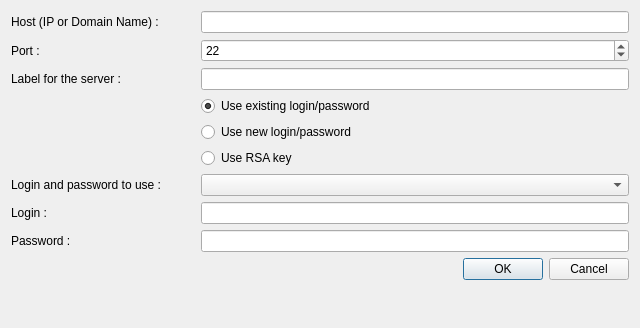
<?xml version="1.0" encoding="UTF-8"?>
<ui version="4.0">
 <class>AddServerWindow</class>
 <widget class="QWidget" name="AddServerWindow">
  <property name="windowModality">
   <enum>Qt::WindowModal</enum>
  </property>
  <property name="geometry">
   <rect>
    <x>0</x>
    <y>0</y>
    <width>640</width>
    <height>328</height>
   </rect>
  </property>
  <property name="windowTitle">
   <string>Add a server</string>
  </property>
  <property name="windowIcon">
   <iconset resource="../../ressources/ressources.qrc">
    <normaloff>:/img/Plus-32.png</normaloff>:/img/Plus-32.png</iconset>
  </property>
  <layout class="QFormLayout" name="formLayout">
   <property name="fieldGrowthPolicy">
    <enum>QFormLayout::AllNonFixedFieldsGrow</enum>
   </property>
   <item row="0" column="0">
    <widget class="QLabel" name="label">
     <property name="minimumSize">
      <size>
       <width>184</width>
       <height>0</height>
      </size>
     </property>
     <property name="text">
      <string>Host (IP or Domain Name) :</string>
     </property>
    </widget>
   </item>
   <item row="0" column="1">
    <widget class="QLineEdit" name="leHost"/>
   </item>
   <item row="1" column="0">
    <widget class="QLabel" name="label_2">
     <property name="text">
      <string>Port :</string>
     </property>
    </widget>
   </item>
   <item row="1" column="1">
    <widget class="QSpinBox" name="sbPort">
     <property name="maximum">
      <number>2147483647</number>
     </property>
     <property name="value">
      <number>22</number>
     </property>
    </widget>
   </item>
   <item row="2" column="0">
    <widget class="QLabel" name="label_6">
     <property name="text">
      <string>Label for the server :</string>
     </property>
    </widget>
   </item>
   <item row="2" column="1">
    <widget class="QLineEdit" name="leLabel"/>
   </item>
   <item row="3" column="1">
    <widget class="QRadioButton" name="rbUseExist">
     <property name="text">
      <string>Use existing login/password</string>
     </property>
     <property name="checked">
      <bool>true</bool>
     </property>
    </widget>
   </item>
   <item row="4" column="1">
    <widget class="QRadioButton" name="rbCreate">
     <property name="text">
      <string>Use new login/password</string>
     </property>
    </widget>
   </item>
   <item row="5" column="1">
    <widget class="QRadioButton" name="rbRSA">
     <property name="text">
      <string>Use RSA key</string>
     </property>
    </widget>
   </item>
   <item row="6" column="0">
    <widget class="QLabel" name="lLoginPass">
     <property name="text">
      <string>Login and password to use :</string>
     </property>
    </widget>
   </item>
   <item row="6" column="1">
    <widget class="QComboBox" name="cbLoginPass"/>
   </item>
   <item row="7" column="0">
    <widget class="QLabel" name="lLogin">
     <property name="text">
      <string>Login :</string>
     </property>
    </widget>
   </item>
   <item row="7" column="1">
    <widget class="QLineEdit" name="leLogin"/>
   </item>
   <item row="8" column="0">
    <widget class="QLabel" name="lPassword">
     <property name="text">
      <string>Password :</string>
     </property>
    </widget>
   </item>
   <item row="8" column="1">
    <widget class="QLineEdit" name="lePassword"/>
   </item>
   <item row="9" column="1">
    <widget class="QDialogButtonBox" name="buttonBox">
     <property name="orientation">
      <enum>Qt::Horizontal</enum>
     </property>
     <property name="standardButtons">
      <set>QDialogButtonBox::Cancel|QDialogButtonBox::Ok</set>
     </property>
    </widget>
   </item>
  </layout>
 </widget>
 <resources>
  <include location="../../ressources/ressources.qrc"/>
 </resources>
 <connections>
  <connection>
   <sender>buttonBox</sender>
   <signal>rejected()</signal>
   <receiver>AddServerWindow</receiver>
   <slot>close()</slot>
   <hints>
    <hint type="sourcelabel">
     <x>413</x>
     <y>272</y>
    </hint>
    <hint type="destinationlabel">
     <x>319</x>
     <y>149</y>
    </hint>
   </hints>
  </connection>
  <connection>
   <sender>rbUseExist</sender>
   <signal>released()</signal>
   <receiver>lLoginPass</receiver>
   <slot>show()</slot>
   <hints>
    <hint type="sourcelabel">
     <x>413</x>
     <y>118</y>
    </hint>
    <hint type="destinationlabel">
     <x>99</x>
     <y>204</y>
    </hint>
   </hints>
  </connection>
  <connection>
   <sender>rbUseExist</sender>
   <signal>released()</signal>
   <receiver>cbLoginPass</receiver>
   <slot>show()</slot>
   <hints>
    <hint type="sourcelabel">
     <x>413</x>
     <y>118</y>
    </hint>
    <hint type="destinationlabel">
     <x>413</x>
     <y>207</y>
    </hint>
   </hints>
  </connection>
  <connection>
   <sender>rbUseExist</sender>
   <signal>released()</signal>
   <receiver>lLogin</receiver>
   <slot>hide()</slot>
   <hints>
    <hint type="sourcelabel">
     <x>413</x>
     <y>118</y>
    </hint>
    <hint type="destinationlabel">
     <x>30</x>
     <y>237</y>
    </hint>
   </hints>
  </connection>
  <connection>
   <sender>rbUseExist</sender>
   <signal>released()</signal>
   <receiver>lPassword</receiver>
   <slot>hide()</slot>
   <hints>
    <hint type="sourcelabel">
     <x>413</x>
     <y>118</y>
    </hint>
    <hint type="destinationlabel">
     <x>43</x>
     <y>269</y>
    </hint>
   </hints>
  </connection>
  <connection>
   <sender>rbUseExist</sender>
   <signal>released()</signal>
   <receiver>leLogin</receiver>
   <slot>hide()</slot>
   <hints>
    <hint type="sourcelabel">
     <x>413</x>
     <y>118</y>
    </hint>
    <hint type="destinationlabel">
     <x>413</x>
     <y>239</y>
    </hint>
   </hints>
  </connection>
  <connection>
   <sender>rbUseExist</sender>
   <signal>released()</signal>
   <receiver>lePassword</receiver>
   <slot>hide()</slot>
   <hints>
    <hint type="sourcelabel">
     <x>413</x>
     <y>118</y>
    </hint>
    <hint type="destinationlabel">
     <x>413</x>
     <y>271</y>
    </hint>
   </hints>
  </connection>
  <connection>
   <sender>rbCreate</sender>
   <signal>released()</signal>
   <receiver>lLoginPass</receiver>
   <slot>hide()</slot>
   <hints>
    <hint type="sourcelabel">
     <x>413</x>
     <y>147</y>
    </hint>
    <hint type="destinationlabel">
     <x>99</x>
     <y>204</y>
    </hint>
   </hints>
  </connection>
  <connection>
   <sender>rbCreate</sender>
   <signal>released()</signal>
   <receiver>cbLoginPass</receiver>
   <slot>hide()</slot>
   <hints>
    <hint type="sourcelabel">
     <x>413</x>
     <y>147</y>
    </hint>
    <hint type="destinationlabel">
     <x>413</x>
     <y>207</y>
    </hint>
   </hints>
  </connection>
  <connection>
   <sender>rbCreate</sender>
   <signal>released()</signal>
   <receiver>lLogin</receiver>
   <slot>show()</slot>
   <hints>
    <hint type="sourcelabel">
     <x>413</x>
     <y>147</y>
    </hint>
    <hint type="destinationlabel">
     <x>30</x>
     <y>237</y>
    </hint>
   </hints>
  </connection>
  <connection>
   <sender>rbCreate</sender>
   <signal>released()</signal>
   <receiver>lPassword</receiver>
   <slot>show()</slot>
   <hints>
    <hint type="sourcelabel">
     <x>413</x>
     <y>147</y>
    </hint>
    <hint type="destinationlabel">
     <x>43</x>
     <y>269</y>
    </hint>
   </hints>
  </connection>
  <connection>
   <sender>rbCreate</sender>
   <signal>released()</signal>
   <receiver>leLogin</receiver>
   <slot>show()</slot>
   <hints>
    <hint type="sourcelabel">
     <x>413</x>
     <y>147</y>
    </hint>
    <hint type="destinationlabel">
     <x>413</x>
     <y>239</y>
    </hint>
   </hints>
  </connection>
  <connection>
   <sender>rbCreate</sender>
   <signal>released()</signal>
   <receiver>lePassword</receiver>
   <slot>show()</slot>
   <hints>
    <hint type="sourcelabel">
     <x>413</x>
     <y>147</y>
    </hint>
    <hint type="destinationlabel">
     <x>413</x>
     <y>271</y>
    </hint>
   </hints>
  </connection>
  <connection>
   <sender>rbRSA</sender>
   <signal>released()</signal>
   <receiver>lLoginPass</receiver>
   <slot>hide()</slot>
   <hints>
    <hint type="sourcelabel">
     <x>413</x>
     <y>176</y>
    </hint>
    <hint type="destinationlabel">
     <x>99</x>
     <y>204</y>
    </hint>
   </hints>
  </connection>
  <connection>
   <sender>rbRSA</sender>
   <signal>released()</signal>
   <receiver>cbLoginPass</receiver>
   <slot>hide()</slot>
   <hints>
    <hint type="sourcelabel">
     <x>413</x>
     <y>176</y>
    </hint>
    <hint type="destinationlabel">
     <x>413</x>
     <y>207</y>
    </hint>
   </hints>
  </connection>
  <connection>
   <sender>rbRSA</sender>
   <signal>released()</signal>
   <receiver>lLogin</receiver>
   <slot>show()</slot>
   <hints>
    <hint type="sourcelabel">
     <x>413</x>
     <y>176</y>
    </hint>
    <hint type="destinationlabel">
     <x>30</x>
     <y>237</y>
    </hint>
   </hints>
  </connection>
  <connection>
   <sender>rbRSA</sender>
   <signal>released()</signal>
   <receiver>lPassword</receiver>
   <slot>hide()</slot>
   <hints>
    <hint type="sourcelabel">
     <x>413</x>
     <y>176</y>
    </hint>
    <hint type="destinationlabel">
     <x>43</x>
     <y>269</y>
    </hint>
   </hints>
  </connection>
  <connection>
   <sender>rbRSA</sender>
   <signal>released()</signal>
   <receiver>leLogin</receiver>
   <slot>show()</slot>
   <hints>
    <hint type="sourcelabel">
     <x>413</x>
     <y>176</y>
    </hint>
    <hint type="destinationlabel">
     <x>413</x>
     <y>239</y>
    </hint>
   </hints>
  </connection>
  <connection>
   <sender>rbRSA</sender>
   <signal>released()</signal>
   <receiver>lePassword</receiver>
   <slot>hide()</slot>
   <hints>
    <hint type="sourcelabel">
     <x>413</x>
     <y>176</y>
    </hint>
    <hint type="destinationlabel">
     <x>413</x>
     <y>271</y>
    </hint>
   </hints>
  </connection>
 </connections>
</ui>
